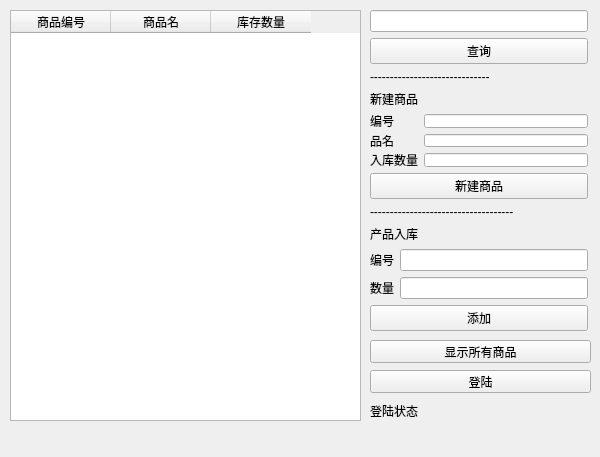
<?xml version="1.0" encoding="UTF-8"?>
<ui version="4.0">
 <class>product</class>
 <widget class="QWidget" name="product">
  <property name="geometry">
   <rect>
    <x>0</x>
    <y>0</y>
    <width>600</width>
    <height>457</height>
   </rect>
  </property>
  <property name="windowTitle">
   <string>库存管理</string>
  </property>
  <widget class="QTableWidget" name="tableWidget">
   <property name="geometry">
    <rect>
     <x>10</x>
     <y>10</y>
     <width>351</width>
     <height>411</height>
    </rect>
   </property>
   <column>
    <property name="text">
     <string>商品编号</string>
    </property>
   </column>
   <column>
    <property name="text">
     <string>商品名</string>
    </property>
   </column>
   <column>
    <property name="text">
     <string>库存数量</string>
    </property>
   </column>
  </widget>
  <widget class="QPushButton" name="buttonLogin">
   <property name="geometry">
    <rect>
     <x>370</x>
     <y>370</y>
     <width>221</width>
     <height>23</height>
    </rect>
   </property>
   <property name="text">
    <string>登陆</string>
   </property>
  </widget>
  <widget class="QWidget" name="verticalLayoutWidget">
   <property name="geometry">
    <rect>
     <x>370</x>
     <y>10</y>
     <width>218</width>
     <height>321</height>
    </rect>
   </property>
   <layout class="QVBoxLayout" name="verticalLayout">
    <item>
     <widget class="QLineEdit" name="lineSearch"/>
    </item>
    <item>
     <widget class="QPushButton" name="buttonSearch">
      <property name="text">
       <string>查询</string>
      </property>
     </widget>
    </item>
    <item>
     <widget class="QLabel" name="label">
      <property name="text">
       <string>------------------------------</string>
      </property>
     </widget>
    </item>
    <item>
     <widget class="QLabel" name="label_2">
      <property name="text">
       <string>新建商品</string>
      </property>
     </widget>
    </item>
    <item>
     <layout class="QGridLayout" name="gridLayout">
      <item row="2" column="0">
       <widget class="QLabel" name="label_4">
        <property name="text">
         <string>品名</string>
        </property>
       </widget>
      </item>
      <item row="3" column="0">
       <widget class="QLabel" name="label_5">
        <property name="text">
         <string>入库数量</string>
        </property>
       </widget>
      </item>
      <item row="3" column="1">
       <widget class="QLineEdit" name="lineNPstock"/>
      </item>
      <item row="1" column="0">
       <widget class="QLabel" name="label_3">
        <property name="text">
         <string>编号</string>
        </property>
       </widget>
      </item>
      <item row="1" column="1">
       <widget class="QLineEdit" name="lineNPID"/>
      </item>
      <item row="2" column="1">
       <widget class="QLineEdit" name="lineNPName"/>
      </item>
     </layout>
    </item>
    <item>
     <widget class="QPushButton" name="buttonNewProduct">
      <property name="text">
       <string>新建商品</string>
      </property>
     </widget>
    </item>
    <item>
     <widget class="QLabel" name="label_6">
      <property name="text">
       <string>------------------------------------</string>
      </property>
     </widget>
    </item>
    <item>
     <widget class="QLabel" name="label_7">
      <property name="text">
       <string>产品入库</string>
      </property>
     </widget>
    </item>
    <item>
     <layout class="QGridLayout" name="gridLayout_2">
      <item row="1" column="0">
       <widget class="QLabel" name="label_9">
        <property name="text">
         <string>数量</string>
        </property>
       </widget>
      </item>
      <item row="0" column="1">
       <widget class="QLineEdit" name="lineADID"/>
      </item>
      <item row="1" column="1">
       <widget class="QLineEdit" name="lineADstock"/>
      </item>
      <item row="0" column="0">
       <widget class="QLabel" name="label_8">
        <property name="text">
         <string>编号</string>
        </property>
       </widget>
      </item>
     </layout>
    </item>
    <item>
     <widget class="QPushButton" name="buttonAdd">
      <property name="text">
       <string>添加</string>
      </property>
     </widget>
    </item>
   </layout>
  </widget>
  <widget class="QLabel" name="labelState">
   <property name="geometry">
    <rect>
     <x>370</x>
     <y>400</y>
     <width>151</width>
     <height>21</height>
    </rect>
   </property>
   <property name="text">
    <string>登陆状态</string>
   </property>
  </widget>
  <widget class="QPushButton" name="buttonShowAll">
   <property name="geometry">
    <rect>
     <x>370</x>
     <y>340</y>
     <width>221</width>
     <height>23</height>
    </rect>
   </property>
   <property name="text">
    <string>显示所有商品</string>
   </property>
  </widget>
 </widget>
 <resources/>
 <connections/>
</ui>
